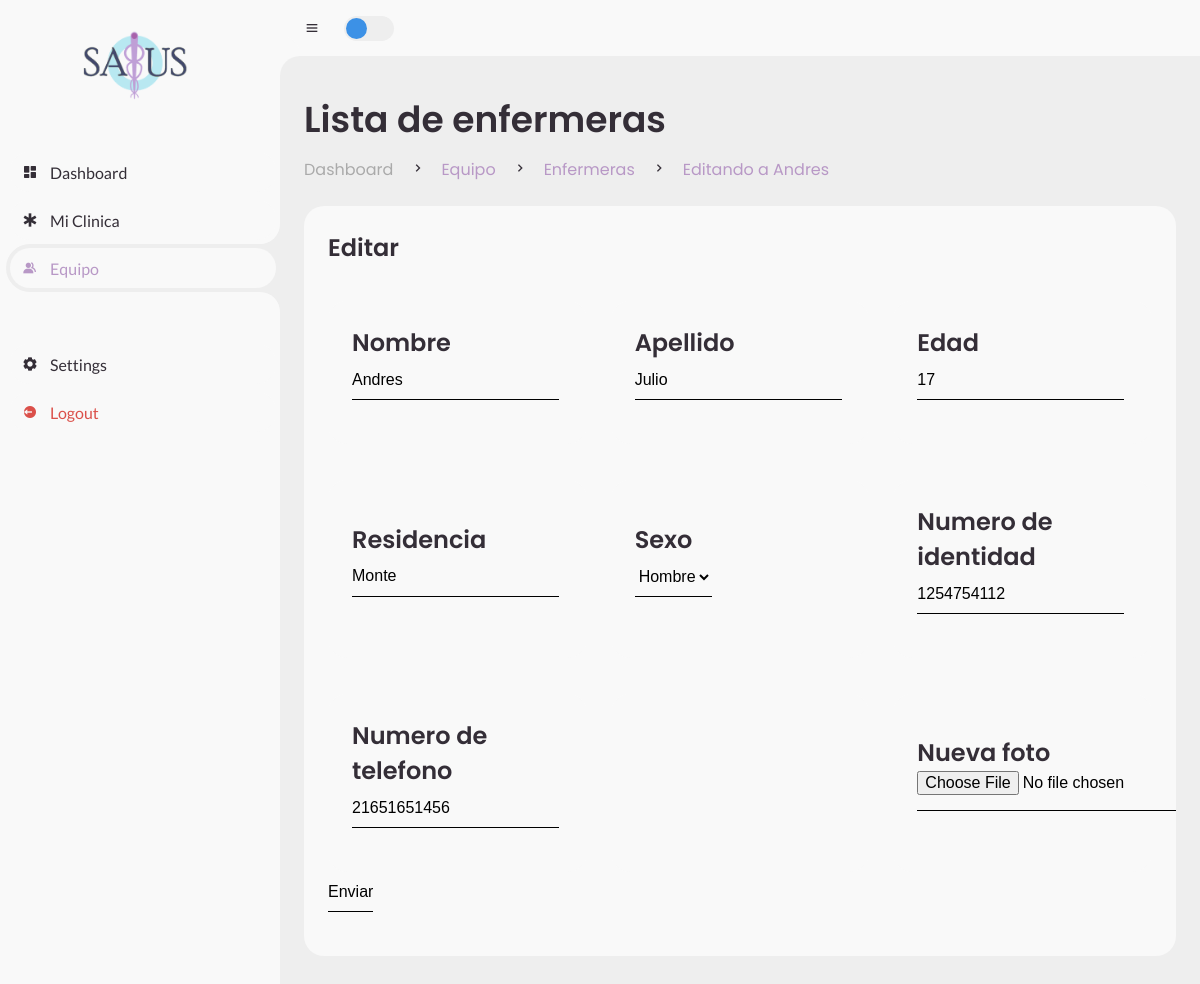
/salusApp/dashboard/equipo/enfermeros/edit/18 (signed in), run on the app's committed database.
### salusApp/models.py (models this page shows)
class Person(models.Model):
    first_name = models.CharField("Person's first name", max_length=30)
    last_name = models.CharField("Person's last name",max_length=30)
    photo = models.ImageField(blank=True, null=False, upload_to='salusApp/static/media/')
    age = models.IntegerField("Person's age")
    address = models.CharField("Person's address", max_length=100)
    sexoChoices = [
        ('M', "Masculino"),
        ('F', "Femenino")
    ]
    sex = models.CharField("Person's sex", choices=sexoChoices, max_length=1)
    phone = models.CharField("Person's phone", max_length=15)
    idNumber = models.CharField("Person's id", max_length=10) #Cedula
    isDoctor = models.BooleanField("Is this Person a doctor?")
    isNurse = models.BooleanField("Is this Person a nurse?")

### salusApp/views.py (the view)
# urls.py: path('dashboard/equipo/enfermeros/edit/<int:pk>', views.EnfermerosUpdate, name='enfermeros-edit'),
@login_required()
def EnfermerosUpdate(request, pk):
    if request.method == "POST":
        person = Person.objects.filter(pk=pk)[0]
        person.first_name = request.POST['first_name']
        person.last_name = request.POST['last_name']
        person.age = request.POST['age']
        person.address = request.POST['address']
        person.sex = request.POST['sex']
        person.phone = request.POST['phone']
        person.idNumber = request.POST['idNumber']
        if len(request.POST['photo']) > 2:
            person.photo = request.POST['photo']
        person.save()
        return redirect('enfermeros')
    else:
        nurse = Person.objects.filter(pk=pk)[0]
        context = {"person":nurse}
        return render(request, 'registration/editPersona.html', context)

### salusApp/templates/registration/editPersona.html (shortened to what this page needs)
{% extends 'salusApp/dashboard_base.html' %}
{% load static %}
{% block content %}
        <main>
            <div class="head-title">
                <div class="left">
                    <h1>Lista de enfermeras</h1>
                    <ul class="breadcrumb">
                        <li>
                            <a href="#">Dashboard</a>
                        </li>
                        <li><i class='bx bx-chevron-right'></i></li>
                        <li>
                            <a class="active" href="{% url 'equipo' %}">Equipo</a>
                        </li>
                        <li><i class='bx bx-chevron-right'></i></li>
                        {% if person.isNurse %}
                        <li>
                            <a class="active" href="{% url 'enfermeros' %}">Enfermeras</a>
                        </li>
                        <li><i class='bx bx-chevron-right'></i></li>
                        <li>
                            <a class="active" href="{% url 'enfermeros-edit' person.id %}">Editando a {{person.first_name}}</a>
                        </li>
                        {% endif %}
                    </ul>
                </div>
            </div>
            <div class="table-data">
                <div class="order">
                    <div class="head">
                        <h3>Editar</h3>
                    </div>
                    <form method="POST" action="">
                        <ul class="box-info">
                            <li>
                                <span class="text">
                                    <h3>Nombre</h3>
                                    <input value="{{person.first_name}}" id="id_first_name" type="text" name="first_name" maxlength="30" required=""
                                    style="border: none !important;
                                    border-bottom: 1px solid #000!important;
                                    background: transparent!important;
                                    outline: none!important;
                                    height: 40px!important;
                                    color: #000!important;
                                    font-size: 16px!important;
                                    margin-bottom: 20px!important;">
                                </span>
                            </li>
                            <li>
                                <span class="text">
                                    <h3>Apellido</h3>
                                    <input value="{{person.last_name}}" id="id_last_name" type="text" name="last_name" required=""
                                    style="border: none !important;
                                    border-bottom: 1px solid #000!important;
                                    background: transparent!important;
                                    outline: none!important;
                                    height: 40px!important;
                                    color: #000!important;
                                    font-size: 16px!important;
                                    margin-bottom: 20px!important;">
                                </span>
                            </li>
                            <li>
                                <span class="text">
                                    <h3>Edad</h3>
                                    <input value="{{person.age}}" id="id_age" type="number" name="age" required=""
                                    style="border: none !important;
                                    border-bottom: 1px solid #000!important;
                                    background: transparent!important;
                                    outline: none!important;
                                    height: 40px!important;
                                    color: #000!important;
                                    font-size: 16px!important;
                                    margin-bottom: 20px!important;">
                                </span>
                            </li>
                        </ul>
                        <ul class="box-info">
                            <li>
                                <span class="text">
                                    <h3>Residencia</h3>
                                    <input value="{{person.address}}" id="id_address" type="text" maxlength="100" name="address" required=""
                                    style="border: none !important;
                                    border-bottom: 1px solid #000!important;
                                    background: transparent!important;
                                    outline: none!important;
                                    height: 40px!important;
                                    color: #000!important;
                                    font-size: 16px!important;
                                    margin-bottom: 20px!important;">
                                </span>
                            </li>
                            <li>
                                <span class="text">
                                    <h3>Sexo</h3>
                                    {% if person.sex == 'M' %}
                                    <select id="id_sex" name="sex"
                                    style="border: none !important;
                                    border-bottom: 1px solid #000!important;
                                    background: transparent!important;
                                    outline: none!important;
                                    height: 40px!important;
                                    color: #000!important;
                                    font-size: 16px!important;
                                    margin-bottom: 20px!important;">
                                        <option value="M" selected>Hombre</option>
                                    </select>
                                    {% endif %}
                                </span>
                            </li>
                            <li>
                                <span class="text">
                                    <h3>Numero de identidad</h3>
                                    <input id="id_idNumber" type="text" value="{{person.idNumber}}" maxlength="10" name="idNumber" required=""
                                    style="border: none !important;
                                    border-bottom: 1px solid #000!important;
                                    background: transparent!important;
                                    outline: none!important;
                                    height: 40px!important;
                                    color: #000!important;
                                    font-size: 16px!important;
                                    margin-bottom: 20px!important;">
                                </span>
                            </li>
                        </ul>
                        <ul class="box-info">
                            <li>
                                <span class="text">
                                    <h3>Numero de telefono</h3>
                                    <input value="{{person.phone}}" id="id_phone" type="text" maxlength="15" name="phone" required=""
                                    style="border: none !important;
                                    border-bottom: 1px solid #000!important;
                                    background: transparent!important;
                                    outline: none!important;
                                    height: 40px!important;
                                    color: #000!important;
                                    font-size: 16px!important;
                                    margin-bottom: 20px!important;">
                                </span>
                            </li>
                            <li></li>
                            <li>
                                <span class="text">
                                    <h3>Nueva foto</h3>
                                    <input id="id_photo" type="file"  name="photo"
                                    style="border: none !important;
                                    border-bottom: 1px solid #000!important;
                                    background: transparent!important;
                                    outline: none!important;
                                    height: 40px!important;
                                    color: #000!important;
                                    font-size: 16px!important;
                                    margin-bottom: 20px!important;">
                                </span>
                            </li>
                        </ul>
                        <div class="head-title">
                            <div class="left">
                                <ul class="breadcrumb">
                                    <li>
                                        <input type="submit" value="Enviar"
                                        style="border: none !important;
                                            border-bottom: 1px solid #000!important;
                                            background: transparent!important;
                                            outline: none!important;
                                            height: 40px!important;
                                            color: #000!important;
                                            font-size: 16px!important;
                                            margin-bottom: 20px!important;"
                                            onMouseOver="this.style.color='#fff'; this.style.cursor='pointer';" onMouseOut="this.style.color='#000'">
                                    </li>
                                </ul>
                            </div>
                        </div>
                    </form>
                </div>
            </div>
        </main>
    </section>
{% endblock content %}

### salusApp/static/salusApp/css/dashboard.css (style rules this page uses)
#id_first_name, #id_last_name, #id_age, #id_address, #id_idNumber, #id_phone { border: none !important; border-bottom: 1px solid #fff!important; background: transparent!important; outline: none!important; height: 40px!important; color: #fff!important; font-size: 16px!important; margin-bottom: 20px!important; }
* { margin: 0; padding: 0; box-sizing: border-box; }
a { text-decoration: none; }
li { list-style: none; }
:root { --poppins: 'Poppins', sans-serif; --lato: 'Lato', sans-serif; --light: #F9F9F9; --blue: #3C91E6; --light-blue: #CFE8FF; --grey: #eee; --dark-grey: #AAAAAA; --dark: #342E37; --red: #DB504A; --yellow: #FFCE26; --light-yellow: #FFF2C6; --orange: #FD7238; --light-orange: #FFE0D3; }
html { overflow-x: hidden; }
body { background: var(--grey); overflow-x: hidden; }
#content main { width: 100%; padding: 36px 24px; font-family: var(--poppins); max-height: calc(100vh - 56px); overflow-y: auto; }
#content main .head-title { display: flex; align-items: center; justify-content: space-between; grid-gap: 16px; flex-wrap: wrap; }
#content main .head-title .left h1 { font-size: 36px; font-weight: 600; margin-bottom: 10px; color: var(--dark); }
#content main .head-title .left .breadcrumb { display: flex; align-items: center; grid-gap: 16px; }
#content main .head-title .left .breadcrumb li { color: var(--dark); }
#content main .head-title .left .breadcrumb li a { color: var(--dark-grey); pointer-events: none; }
#content main .head-title .left .breadcrumb li a.active { color: #B898C6 !important; pointer-events: unset; }
#content main .box-info { display: grid; grid-template-columns: repeat(auto-fit, minmax(240px, 1fr)); grid-gap: 24px; margin-top: 36px; }
#content main .box-info li { padding: 24px; background: var(--light); border-radius: 20px; display: flex; align-items: center; grid-gap: 24px; }
#content main .box-info li .text h3 { font-size: 24px; font-weight: 600; color: var(--dark); }
#content main .table-data { display: flex; flex-wrap: wrap; grid-gap: 24px; margin-top: 24px; width: 100%; color: var(--dark); }
#content main .table-data>div { border-radius: 20px; background: var(--light); padding: 24px; overflow-x: auto; }
#content main .table-data .head { display: flex; align-items: center; grid-gap: 16px; margin-bottom: 24px; }
#content main .table-data .head h3 { margin-right: auto; font-size: 24px; font-weight: 600; }
#content main .table-data .order { flex-grow: 1; flex-basis: 500px; }

### data on the page
Person: first_name "Andres", last_name "Julio", age "17", address "Monte", idNumber "1254754112", phone "21651651456"
